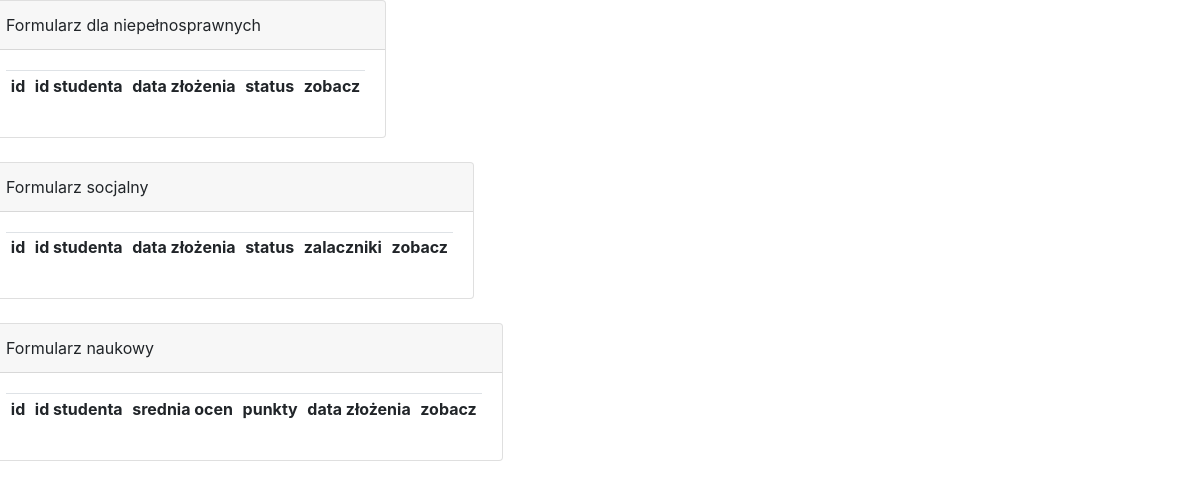
The app's page /nowe_wnioski, older data.
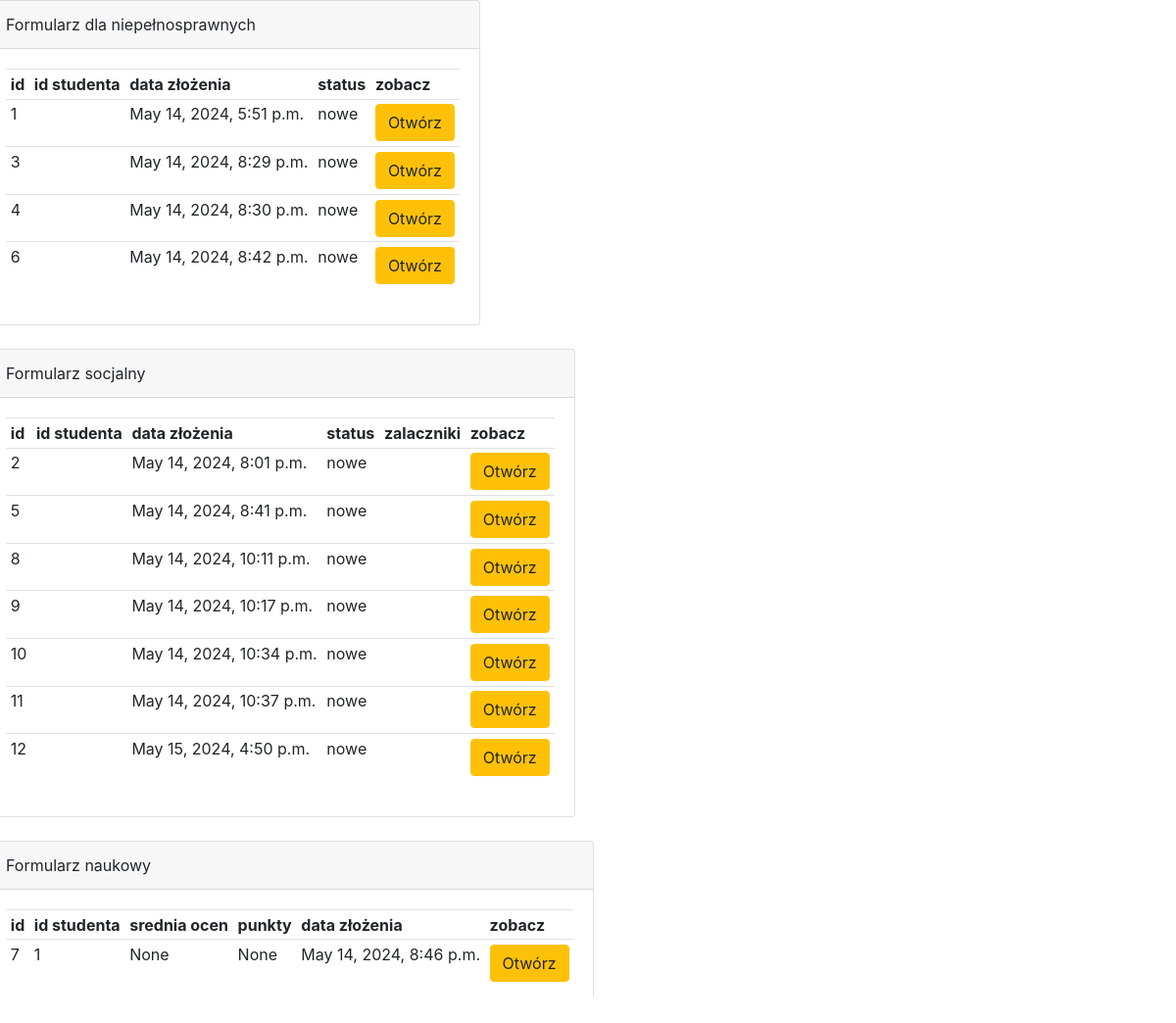
The same page, newer data.
### api/models.py (models this page shows)
class Formularz(models.Model):
    id_formularza = models.AutoField(primary_key=True)
    typ_stypendium = models.CharField(null=True, blank=True, max_length=30)
    student = models.ForeignKey('Student', on_delete=models.CASCADE)
    data_zlozenia = models.DateTimeField(null=True, blank=True)
    przychod_bez_podatku = models.FloatField(null=True, blank=True)
    srednia_przychod = models.FloatField(null=True, blank=True)
    srednia_ocen = models.FloatField(null=True, blank=True)
    dodatkowe_informacje = models.TextField(null=True, blank=True)
    plik_orzeczenie = models.ImageField(null=True, blank=True, upload_to='dokumenty/orzeczenia')
    id_osiagniecia = models.IntegerField(null=True, blank=True)
    oswiadczenie_prawo_o_szkolnictwie = models.BooleanField(default=False)
    oswiadczenie_gospodarstwo_domowe = models.BooleanField(default=False)
    oswiadczenie_dochody = models.BooleanField(default=False)
    zalacznik = models.FileField(null=True, blank=True, upload_to='dokumenty/zalaczniki')
    stopien_niepelnosprawnosci = models.ForeignKey('StopienNiepelnosprawnosci', on_delete=models.CASCADE, null=True, blank=True)
    symbol_niepelnosprawnosci = models.ForeignKey('SymbolNiepelnosprawnosci', on_delete=models.CASCADE, null=True, blank=True)
    charakter_stopnia_niepelnosprawnosci = models.TextField(null=True, blank=True, max_length=100)
    data_rozpoczecia_orzeczenia = models.DateField(null=True, blank=True)
    data_konca_orzeczenia = models.DateField(null=True, blank=True)
    status = models.CharField(max_length=20, choices=[('nowe', 'Nowe'), ('zaakceptowane', 'Zaakceptowane'), ('odrzucone', 'Odrzucone')], default='nowe', blank=True, null=True)
    komentarz = models.TextField(null=True, blank=True)
    punkty_osiagniecie = models.IntegerField(null=True, blank=True)
    aktualny_semestr = models.ForeignKey('AktualnySemestr', on_delete=models.CASCADE, null=True, blank=True)
    semestr_studenta = models.ForeignKey('SemestrStudenta', on_delete=models.CASCADE, null=True, blank=True)
    zalacznik_niepelnosprawnosc = models.FileField(null=True, blank=True, upload_to='dokumenty/zalaczniki_niepelnosprawnosci')

### api/views.py (the view)
# urls.py: path('nowe_wnioski', NoweWnioski, name='nowe_wnioski'),
def NoweWnioski(request):
    formularz = Formularz.objects.all()
    context = {'formularz': formularz}
    return render(request, 'website/nowe_wnioski.html', context)

### api/templates/website/nowe_wnioski.html
{% extends 'navbar.html' %}
{% block content %}
    <div class="row">
        <div class="card">
            <div class="card-header">
                Formularz dla niepełnosprawnych
            </div>
            <div class="card-body">
                <table class="table table-sm">
                    <tr>
                        <th>id</th>
                        <th>id studenta</th>
                        <th>data złożenia</th>
                        <th>status</th>
                        <th>zobacz</th>
                    </tr>
                    {% for form in formularz %}
                        {% if form.typ_stypendium == 'dla_niepelnosprawnych' %}
                            {% if form.status == 'nowe'%}
                            <tr>
                                <td>{{ form.id_formularza }}</td>
                                <td>{{ form.id_studenta }}</td>
                                <td>{{ form.data_zlozenia }}</td>
                                <td>{{ form.status }}</td>
                                <td><a class="btn btn-warning" href="{% url 'zobacz_form_niepelno' form.id_formularza %}">Otwórz</a></td>
                            </tr>
                            {% endif %}
                        {% endif %}
                    {% endfor %}
                </table>
            </div>
        </div>
    </div>
    <br>
    <div class="row">
        <div class="card">
            <div class="card-header">
                Formularz socjalny
            </div>
            <div class="card-body">
                <table class="table table-sm">
                    <tr>
                        <th>id</th>
                        <th>id studenta</th>
                        <th>data złożenia</th>
                        <th>status</th>
                        <th>zalaczniki</th>
                        <th>zobacz</th>
                    </tr>
                    {% for form in formularz %}
                        {% if form.typ_stypendium == 'socjalne' %}
                            {% if form.status == 'nowe'%}
                            <tr>
                                <td>{{ form.id_formularza }}</td>
                                <td>{{ form.id_studenta }}</td>
                                <td>{{ form.data_zlozenia }}</td>
                                <td>{{ form.status }}</td>
                                <td>{{form.zalacznik}}</td>
                                <td><a class="btn btn-warning" href="{% url 'zobacz_form_socjalne' form.id_formularza %}">Otwórz</a></td>
                            </tr>
                            {% endif %}
                        {% endif %}
                    {% endfor %}
                </table>
            </div>
        </div>
    </div>
    <br>
    <div class="row">
        <div class="card">
            <div class="card-header">
                Formularz naukowy
            </div>
            <div class="card-body">
                <table class="table table-sm">
                    <tr>
                        <th>id</th>
                        <th>id studenta</th>
                        <th>srednia ocen</th>
                        <th>punkty</th>
                        <th>data złożenia</th>
                        <th>zobacz</th>
                    </tr>
                    {% for form in formularz %}
                        {% if form.typ_stypendium == 'naukowe' %}
                            {% if form.status == 'nowe'%}
                        <tr>
                            <td>{{ form.id_formularza }}</td>
                            <td>{{ form.student_id }}</td>
                            <td>{{ form.srednia_ocen }}</td>
                            <td>{{ form.punkty_osiagniecie }}</td>
                            <td>{{ form.data_zlozenia }}</td>
                            <td><a class="btn btn-warning" href="{% url 'zobacz_form_naukowe' form.id_formularza %}">Otwórz</a></td>
                        </tr>
                            {% endif %}
                        {% endif %}
                    {% endfor %}
                </table>
            </div>
        </div>
    </div>
{% endblock %}

Row changes from the older to the newer data that the page shows:
added Formularz: id_formularza "1", data_zlozenia "May 14, 2024, 5:51 p.m.", status "nowe"
added Formularz: id_formularza "3", data_zlozenia "May 14, 2024, 8:29 p.m.", status "nowe"
added Formularz: id_formularza "4", data_zlozenia "May 14, 2024, 8:30 p.m.", status "nowe"
added Formularz: id_formularza "6", data_zlozenia "May 14, 2024, 8:42 p.m.", status "nowe"
added Formularz: id_formularza "2", data_zlozenia "May 14, 2024, 8:01 p.m.", status "nowe"
added Formularz: id_formularza "5", data_zlozenia "May 14, 2024, 8:41 p.m.", status "nowe"
added Formularz: id_formularza "8", data_zlozenia "May 14, 2024, 10:11 p.m.", status "nowe"
added Formularz: id_formularza "9", data_zlozenia "May 14, 2024, 10:17 p.m.", status "nowe"
added Formularz: id_formularza "10", data_zlozenia "May 14, 2024, 10:34 p.m.", status "nowe"
added Formularz: id_formularza "11", data_zlozenia "May 14, 2024, 10:37 p.m.", status "nowe"
added Formularz: id_formularza "12", data_zlozenia "May 15, 2024, 4:50 p.m.", status "nowe"
added Formularz: id_formularza "7", student_id "1", srednia_ocen "None", punkty_osiagniecie "None", data_zlozenia "May 14, 2024, 8:46 p.m."
